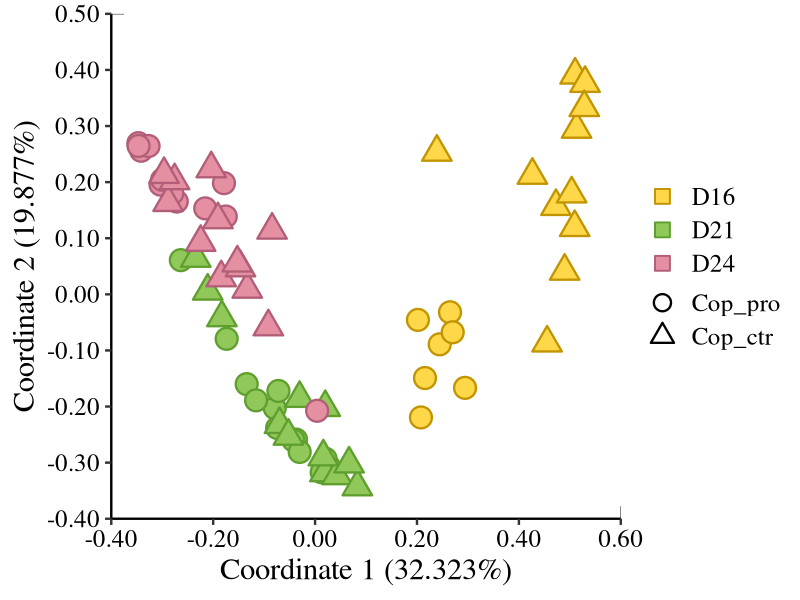

Reproduce this figure in R.
# PCoA plot for all copepod samples from PAST score and summary exports
# Input: PCoA_AllCopepods_Scores.csv and PCoA_AllCopepods_summary.csv in project root
# Output: pcoa_all_copepods_plot.png in results directory

library(dplyr)
library(ggplot2)

results_dir <- getOption("project_results_dir", file.path(getwd(), "results"))
dir.create(results_dir, showWarnings = FALSE, recursive = TRUE)

base_family <- "serif"
base_size <- 18
axis_title_size <- 22
axis_text_size <- 18
legend_text_size <- 18

day_colors <- c(
  "D16" = "#FFD84A",
  "D21" = "#90C95A",
  "D24" = "#E58FA2"
)

outline_colors <- c(
  "D16" = "#C29400",
  "D21" = "#5E9F2E",
  "D24" = "#B25E78"
)

treatment_shapes <- c(
  "Cop_pro" = 21,
  "Cop_ctr" = 24
)

pcoa_raw <- read.csv(
  "PCoA_AllCopepods_Scores.csv",
  sep = ";",
  check.names = FALSE,
  stringsAsFactors = FALSE,
  fileEncoding = "UTF-8-BOM"
)
if (ncol(pcoa_raw) >= 1) {
  names(pcoa_raw)[1] <- "sample_id"
}

pcoa_summary <- read.csv(
  "PCoA_AllCopepods_summary.csv",
  sep = ";",
  check.names = FALSE,
  stringsAsFactors = FALSE,
  fileEncoding = "UTF-8-BOM"
)
if (ncol(pcoa_summary) >= 3) {
  names(pcoa_summary)[1:3] <- c("Axis", "Eigenvalue", "Percent")
}

coord1_percent <- pcoa_summary %>%
  filter(Axis == 1) %>%
  pull(Percent)

coord2_percent <- pcoa_summary %>%
  filter(Axis == 2) %>%
  pull(Percent)

coord1_eigenvalue <- pcoa_summary %>%
  filter(Axis == 1) %>%
  pull(Eigenvalue)

coord2_eigenvalue <- pcoa_summary %>%
  filter(Axis == 2) %>%
  pull(Eigenvalue)

coord1_scale <- if (length(coord1_eigenvalue) == 1 && coord1_eigenvalue > 0) sqrt(coord1_eigenvalue) else 1
coord2_scale <- if (length(coord2_eigenvalue) == 1 && coord2_eigenvalue > 0) sqrt(coord2_eigenvalue) else 1

coord1_label <- if (length(coord1_percent) == 1) {
  sprintf("Coordinate 1 (%.3f%%)", coord1_percent)
} else {
  "Coordinate 1"
}

coord2_label <- if (length(coord2_percent) == 1) {
  sprintf("Coordinate 2 (%.3f%%)", coord2_percent)
} else {
  "Coordinate 2"
}

pcoa_plot <- pcoa_raw %>%
  transmute(
    sample_id = sample_id,
    coord1 = as.numeric(`Coord 1`) * coord1_scale,
    coord2 = as.numeric(`Coord 2`) * coord2_scale,
    treatment = case_when(
      grepl("^Cop_pro_", sample_id) ~ "Cop_pro",
      grepl("^Cop_ctr_", sample_id) ~ "Cop_ctr",
      TRUE ~ NA_character_
    ),
    day = sub("^(Cop_(?:pro|ctr))_(D[0-9]+)_.+$", "\\2", sample_id, perl = TRUE)
  ) %>%
  filter(!is.na(treatment)) %>%
  mutate(
    treatment = factor(treatment, levels = c("Cop_pro", "Cop_ctr")),
    day = factor(day, levels = c("D16", "D21", "D24"))
  )

if (any(is.na(pcoa_plot$day))) {
  stop("Could not parse one or more sampling days from PCoA_AllCopepods_Scores.csv.")
}

x_limits <- c(floor(min(pcoa_plot$coord1) * 10) / 10, ceiling(max(pcoa_plot$coord1) * 10) / 10)
y_limits <- c(floor(min(pcoa_plot$coord2) * 10) / 10, ceiling(max(pcoa_plot$coord2) * 10) / 10)
x_breaks <- pretty(x_limits, n = 7)
y_breaks <- pretty(y_limits, n = 7)
y_step <- if (length(y_breaks) > 1) diff(y_breaks)[1] else 0.1
x_limits <- c(min(x_breaks), 0.60)
y_limits <- c(min(y_breaks), max(y_breaks) + y_step)
x_breaks <- pretty(x_limits, n = 7)
y_breaks <- pretty(y_limits, n = 7)
x_breaks <- sort(unique(c(x_breaks[x_breaks <= x_limits[2]], x_limits[2])))
axis_cap_x <- 0.025 * diff(x_limits)
axis_cap_y <- 0.025 * diff(y_limits)

p_pcoa_all_copepods <- ggplot(
  pcoa_plot,
  aes(x = coord1, y = coord2, fill = day, color = day, shape = treatment)
) +
  geom_point(
    size = 6.6,
    stroke = 1.2
  ) +
  annotate(
    "segment",
    x = x_limits[1],
    xend = x_limits[1] + axis_cap_x,
    y = y_limits[2],
    yend = y_limits[2],
    linewidth = 0.45,
    color = "grey30"
  ) +
  annotate(
    "segment",
    x = x_limits[2],
    xend = x_limits[2],
    y = y_limits[1],
    yend = y_limits[1] + axis_cap_y,
    linewidth = 0.45,
    color = "grey30"
  ) +
  scale_fill_manual(
    values = day_colors,
    breaks = c("D16", "D21", "D24"),
    labels = c("D16", "D21", "D24"),
    name = NULL
  ) +
  scale_color_manual(
    values = outline_colors,
    guide = "none"
  ) +
  scale_shape_manual(
    values = treatment_shapes,
    breaks = c("Cop_pro", "Cop_ctr"),
    labels = c("Cop_pro", "Cop_ctr"),
    name = NULL
  ) +
  guides(
    fill = guide_legend(
      order = 1,
      override.aes = list(
        shape = 22,
        size = 5.0,
        stroke = 1.0,
        color = unname(outline_colors[c("D16", "D21", "D24")])
      )
    ),
    shape = guide_legend(
      order = 2,
      override.aes = list(fill = "white", color = "black", size = 5.0, stroke = 1.2)
    )
  ) +
  scale_x_continuous(
    limits = x_limits,
    breaks = x_breaks,
    labels = scales::label_number(accuracy = 0.01),
    expand = c(0, 0)
  ) +
  scale_y_continuous(
    limits = y_limits,
    breaks = y_breaks,
    labels = scales::label_number(accuracy = 0.01),
    expand = c(0, 0)
  ) +
  labs(
    x = coord1_label,
    y = coord2_label
  ) +
  theme_classic(base_size = base_size, base_family = base_family) +
  theme(
    axis.title = element_text(size = axis_title_size),
    axis.text = element_text(size = axis_text_size, color = "black"),
    legend.text = element_text(size = legend_text_size),
    legend.position = "right",
    legend.box = "vertical",
    legend.background = element_blank(),
    legend.key = element_blank(),
    legend.key.height = grid::unit(0.85, "cm"),
    legend.key.width = grid::unit(0.85, "cm"),
    legend.spacing.y = grid::unit(0.15, "cm"),
    legend.margin = margin(0, 0, 0, 0),
    plot.margin = margin(10, 14, 10, 10)
  )

output_file <- file.path(results_dir, "pcoa_all_copepods_plot.png")
ggsave(
  filename = output_file,
  plot = p_pcoa_all_copepods,
  width = 10,
  height = 8,
  dpi = 300
)

cat("Saved plot:", output_file, "\n")
